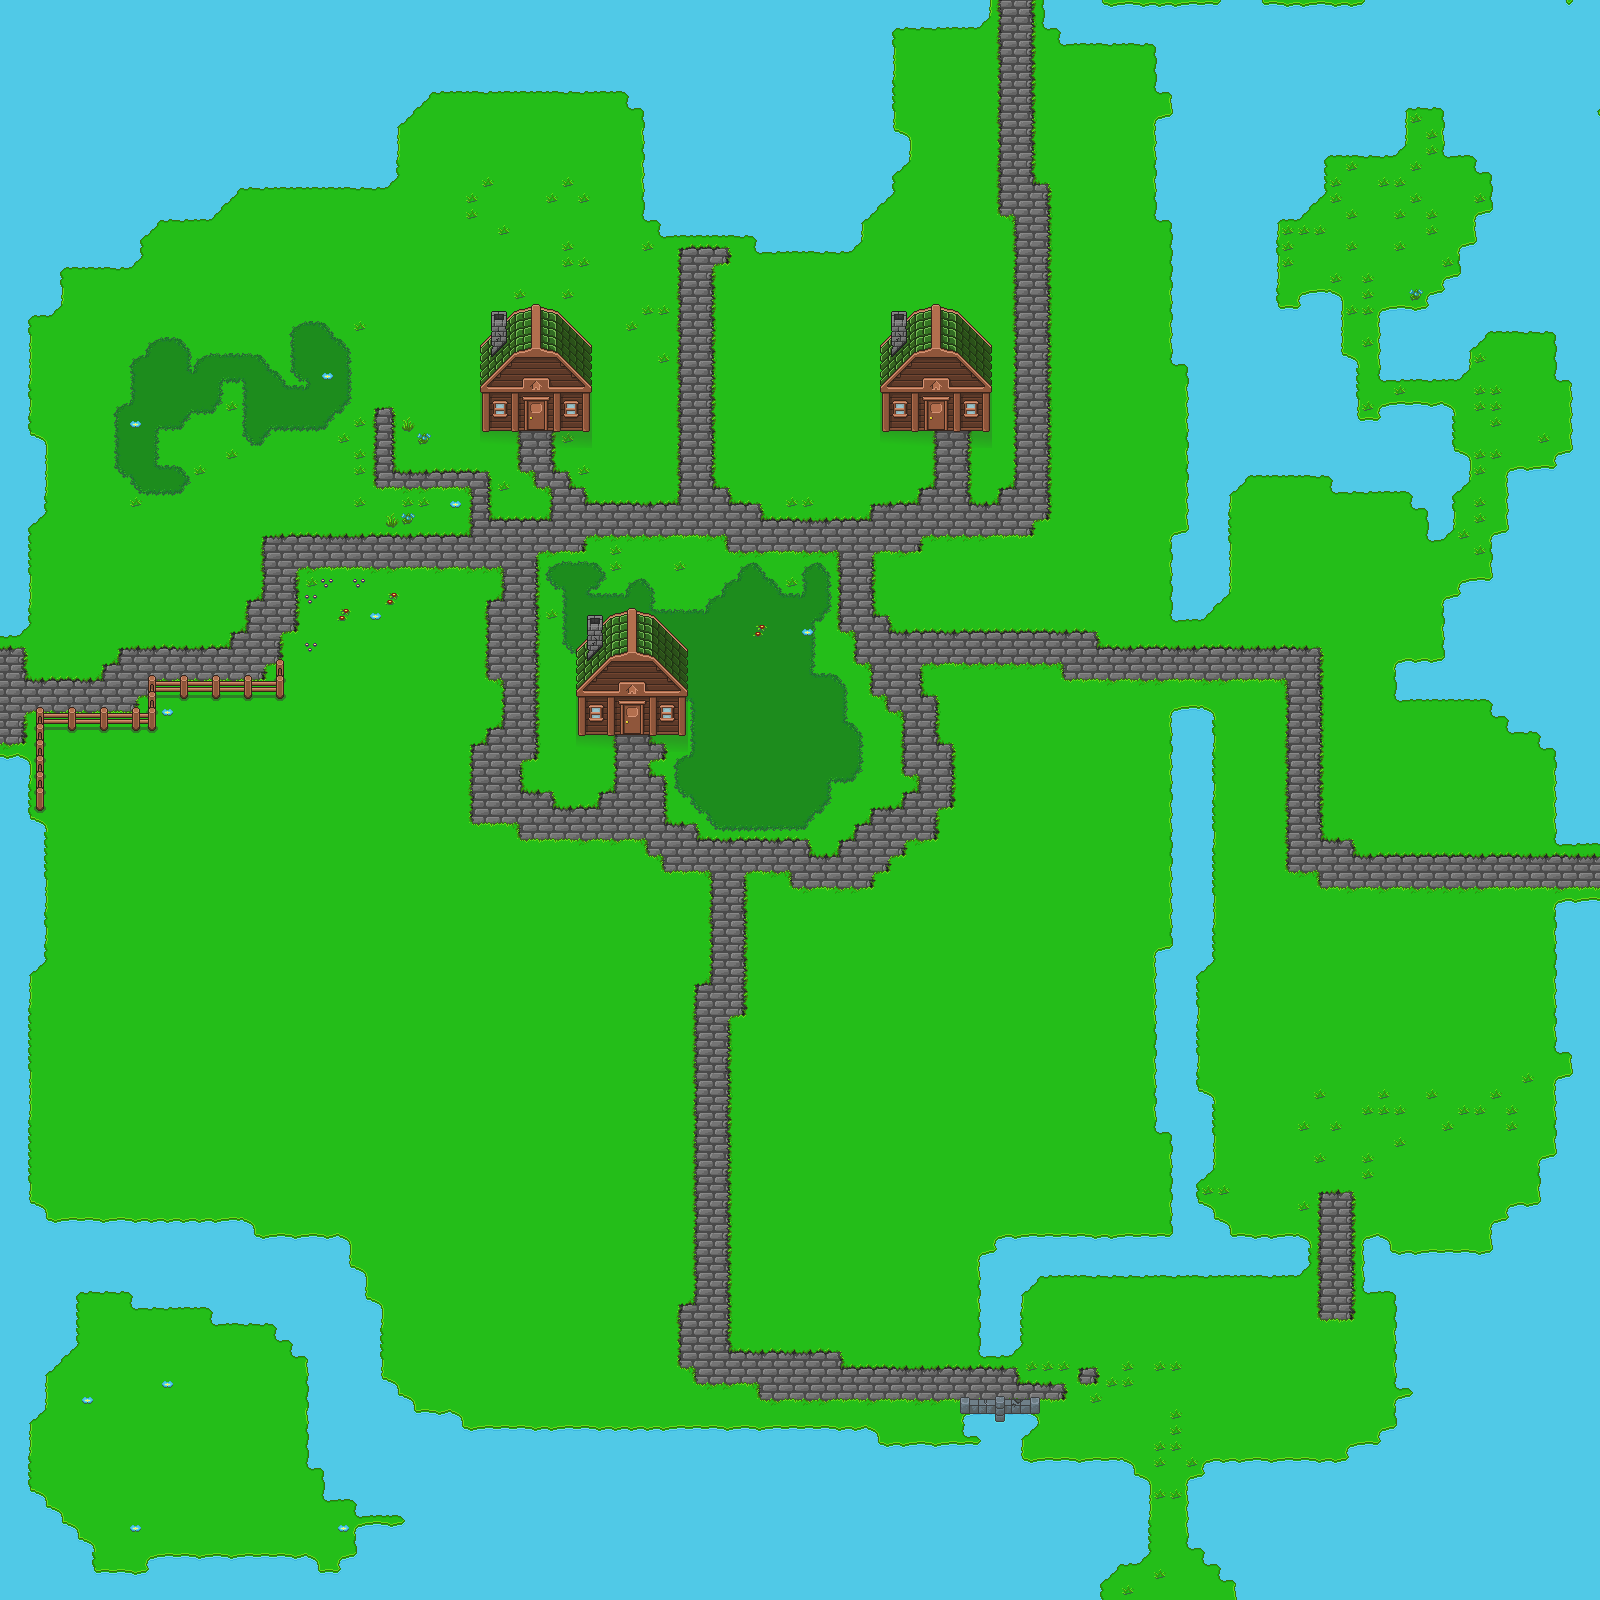

The image is a tile-based game level rendered from a .tmx file. Its description and source (layers, tilesets, objects; grid data summarised) follow:
An orthogonal 100x100 tile map with 16x16 px tiles, 3 tile layers (Spring Base, Spring Ground, Spring Upper), 2 tilesets and 21 objects (6x Exit, 6x Entrance, NPC2, NPC4, Route2, ...).

<map version="1.2" tiledversion="1.3.3" orientation="orthogonal" renderorder="right-down" width="100" height="100" tilewidth="16" tileheight="16" infinite="0" nextlayerid="9" nextobjectid="34">
 <properties>
  <property name="Outside" type="bool" value="true" />
  <property name="Town" type="bool" value="true" />
 </properties>
 <tileset firstgid="1" source="TilesetSources\tilesetManorGrounds.tsx" />
 <tileset firstgid="626" name="tsBuildings" tilewidth="16" tileheight="16" tilecount="63" columns="7">
  <image source="tsBuildings.png" trans="ffffff" width="112" height="144" />
  <tile id="28">
   <properties>
    <property name="Impassable" type="bool" value="true" />
   </properties>
  </tile>
  <tile id="29">
   <properties>
    <property name="Impassable" type="bool" value="true" />
   </properties>
  </tile>
  <tile id="30">
   <properties>
    <property name="Impassable" type="bool" value="true" />
   </properties>
  </tile>
  <tile id="31">
   <properties>
    <property name="Impassable" type="bool" value="true" />
   </properties>
  </tile>
  <tile id="32">
   <properties>
    <property name="Impassable" type="bool" value="true" />
   </properties>
  </tile>
  <tile id="33">
   <properties>
    <property name="Impassable" type="bool" value="true" />
   </properties>
  </tile>
  <tile id="34">
   <properties>
    <property name="Impassable" type="bool" value="true" />
   </properties>
  </tile>
  <tile id="35">
   <properties>
    <property name="Impassable" type="bool" value="true" />
   </properties>
  </tile>
  <tile id="36">
   <properties>
    <property name="Impassable" type="bool" value="true" />
   </properties>
  </tile>
  <tile id="37">
   <properties>
    <property name="Impassable" type="bool" value="true" />
   </properties>
  </tile>
  <tile id="38">
   <properties>
    <property name="Impassable" type="bool" value="true" />
   </properties>
  </tile>
  <tile id="39">
   <properties>
    <property name="Impassable" type="bool" value="true" />
   </properties>
  </tile>
  <tile id="40">
   <properties>
    <property name="Impassable" type="bool" value="true" />
   </properties>
  </tile>
  <tile id="41">
   <properties>
    <property name="Impassable" type="bool" value="true" />
   </properties>
  </tile>
  <tile id="42">
   <properties>
    <property name="Impassable" type="bool" value="true" />
   </properties>
  </tile>
  <tile id="43">
   <properties>
    <property name="Impassable" type="bool" value="true" />
   </properties>
  </tile>
  <tile id="44">
   <properties>
    <property name="Impassable" type="bool" value="true" />
   </properties>
  </tile>
  <tile id="45">
   <properties>
    <property name="Impassable" type="bool" value="true" />
   </properties>
  </tile>
  <tile id="46">
   <properties>
    <property name="Impassable" type="bool" value="true" />
   </properties>
  </tile>
  <tile id="47">
   <properties>
    <property name="Impassable" type="bool" value="true" />
   </properties>
  </tile>
  <tile id="48">
   <properties>
    <property name="Impassable" type="bool" value="true" />
   </properties>
  </tile>
  <tile id="49">
   <properties>
    <property name="Impassable" type="bool" value="true" />
   </properties>
  </tile>
  <tile id="50">
   <properties>
    <property name="Impassable" type="bool" value="true" />
   </properties>
  </tile>
  <tile id="51">
   <properties>
    <property name="Impassable" type="bool" value="true" />
   </properties>
  </tile>
  <tile id="52">
   <properties>
    <property name="Impassable" type="bool" value="true" />
   </properties>
  </tile>
  <tile id="53">
   <properties>
    <property name="Impassable" type="bool" value="true" />
   </properties>
  </tile>
  <tile id="54">
   <properties>
    <property name="Impassable" type="bool" value="true" />
   </properties>
  </tile>
  <tile id="55">
   <properties>
    <property name="Impassable" type="bool" value="true" />
   </properties>
  </tile>
 </tileset>
 <layer id="1" name="Spring Base" width="100" height="100">
  <data>[10000 cells, 10000 non-empty, 57 distinct tile ids]</data>
 </layer>
 <layer id="2" name="Spring Ground" width="100" height="100">
  <data>[10000 cells, 156 non-empty, 56 distinct tile ids]</data>
 </layer>
 <layer id="3" name="Spring Upper" width="100" height="100">
  <data>[10000 cells, 100 non-empty, 32 distinct tile ids]</data>
 </layer>
 <objectgroup id="6" name="Character Layer">
  <object id="6" name="NPC2" x="265.333" y="463.333" width="12" height="12" />
  <object id="7" name="NPC4" x="449.667" y="724.667" width="12" height="12" />
  <object id="9" name="Route2" x="216.633" y="857.12" />
  <object id="10" name="Route3" x="1093" y="1174.67" width="15" height="9" />
  <object id="12" name="Route4" x="1221.85" y="691.121" width="8" height="7" />
  <object id="28" name="PlayerSpawn" x="693.848" y="500.697" width="5.63636" height="5.27273" />
  <object id="29" name="NPC6" x="465.712" y="450.318" width="12" height="12" />
  <object id="33" name="NPC10" x="754" y="466.667" width="12" height="12" />
 </objectgroup>
 <objectgroup id="7" name="Travel Layer">
  <object id="1" name="Exit" x="1.49993" y="644.501" width="13.8333" height="82.3333">
   <properties>
    <property name="Map" value="mapLesserForest" />
   </properties>
  </object>
  <object id="2" name="Entrance" x="33.6667" y="689.833" width="13.6666" height="13.3333">
   <properties>
    <property name="Map" value="mapLesserForest" />
   </properties>
  </object>
  <object id="13" name="Exit" x="624.278" y="704.597" width="15.375" height="31">
   <properties>
    <property name="Door" type="bool" value="true" />
    <property name="Map" value="mapHouseNPC1" />
   </properties>
  </object>
  <object id="14" name="Entrance" x="626.618" y="754.579" width="11.8333" height="11.3333">
   <properties>
    <property name="Map" value="mapHouseNPC1" />
   </properties>
  </object>
  <object id="15" name="Entrance" x="529.58" y="434.67" width="11.8333" height="11.3333">
   <properties>
    <property name="Map" value="mapHouseNPC3" />
   </properties>
  </object>
  <object id="16" name="Exit" x="528.212" y="401.185" width="15.625" height="29.875">
   <properties>
    <property name="Door" type="bool" value="true" />
    <property name="Map" value="mapHouseNPC3" />
   </properties>
  </object>
  <object id="17" name="Dungeon" x="449" y="760" width="19" height="8" />
  <object id="23" name="Exit" x="928.268" y="400.415" width="15.4584" height="30.2499">
   <properties>
    <property name="Door" type="bool" value="true" />
    <property name="Map" value="mapGuildhouse" />
   </properties>
  </object>
  <object id="24" name="Entrance" x="928.365" y="432.707" width="14.2319" height="14.6667">
   <properties>
    <property name="Map" value="mapGuildhouse" />
   </properties>
  </object>
  <object id="26" name="Exit" x="1009.21" y="2.7273" width="13.8333" height="11">
   <properties>
    <property name="Map" value="mapHighlands" />
   </properties>
  </object>
  <object id="27" name="Entrance" x="1010.03" y="35.0592" width="9.99993" height="8.66663">
   <properties>
    <property name="Map" value="mapHighlands" />
   </properties>
  </object>
  <object id="30" name="Exit" x="996.218" y="804.209" width="9.25" height="9.5">
   <properties>
    <property name="Map" value="mapHospital" />
   </properties>
  </object>
  <object id="31" name="Entrance" x="994.083" y="834.708" width="11.8333" height="11.3333">
   <properties>
    <property name="Map" value="mapHospital" />
   </properties>
  </object>
 </objectgroup>
</map>
